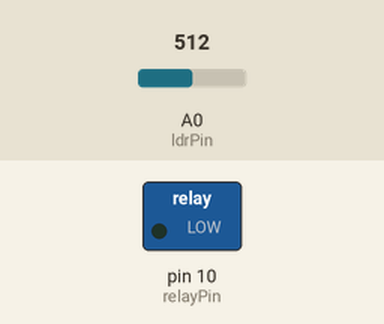
Simulated run of this sketch. Board: Arduino Uno, built with avr-gcc and run on an emulated ATmega328P. On the bench: switched loads named in the sketch (green lamp = pin HIGH). The inputs (shaded band) are chosen by the test bench; at power-on: A0 (ldrPin) = 512.

Above: at 1.2 s.
1.3 s: A0 (ldrPin) set to 311
2.8 s: A0 (ldrPin) set to 283
At 4.0 s:
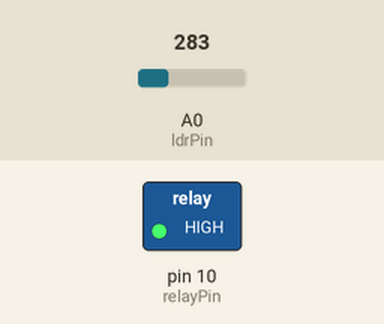
4.3 s: A0 (ldrPin) set to 306
At 5.2 s:
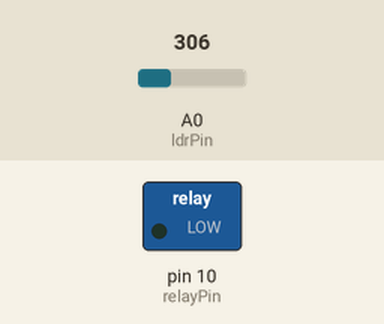
5.8 s: A0 (ldrPin) set to 290
At 6.4 s:
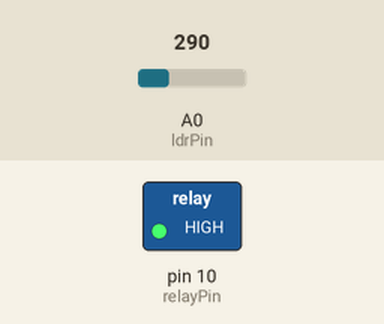
Timing chart, 0 to 8.3 s (numbered marks = the images above; inputs shaded):
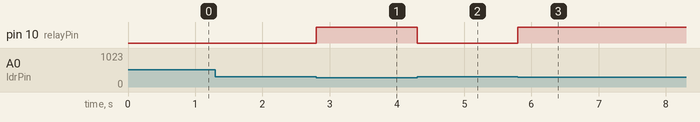

The sketch:

relaypir.ino
```cpp
const int relayPin = 10;
const int ldrPin = A0;


void setup() {

  Serial.begin(9600);
  pinMode(relayPin, OUTPUT);
  pinMode(ldrPin, INPUT);
}

void loop() {

  int ldrStatus = analogRead(ldrPin);


   if (ldrStatus <=300) {

    digitalWrite(relayPin, HIGH);


   }
  else {

    digitalWrite(relayPin, LOW);

  }

}
```

Measured:
- the behaviour switches between 301 and 300 on A0 (ldrPin) (found by bisection; images 0 and 1)
- after the input at 1.3 s, every drawn part: stays the same
- after the input at 2.8 s, pin 10 (relayPin): LOW → HIGH at once
- after the input at 4.3 s, pin 10 (relayPin): HIGH → LOW at once
- after the input at 5.8 s, pin 10 (relayPin): LOW → HIGH at once
